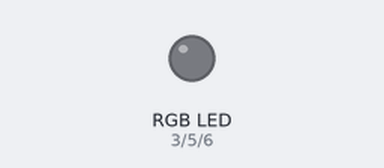
Recording of a sketch running on a simulated Arduino Uno, built with avr-gcc and run on an emulated ATmega328P. Shown: an RGB LED mixed from three pins (HIGH = lit). Random numbers use the default seed unless the sketch sets one.

Above: at 0.15 s.
At 6.04 s:
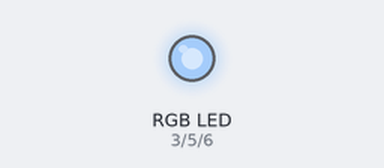
At 8.37 s:
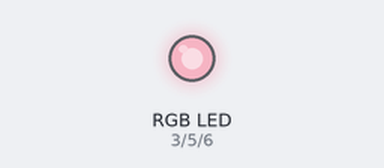
At 19.63 s:
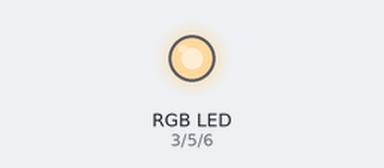
At 29.73 s:
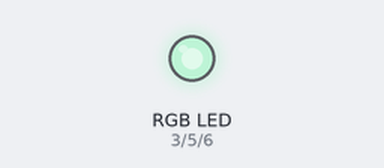
At 39.45 s:
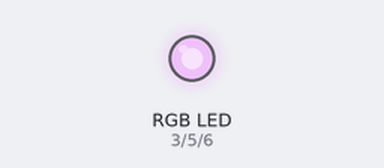
Timing chart, 0 to 40.0 s (numbered marks = the images above):
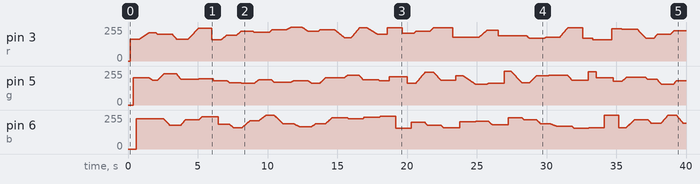

The sketch:

rgb_random_renk.ino
```cpp
int r=3;
int g=5;
int b=6;
int r1=0,r2,g1=0,g2,b1=0,b2;
const int dly=1000;
float bekle;
int toplamtur;
int son=100;
 

void setup() {
pinMode(r,OUTPUT);
pinMode(g,OUTPUT);
pinMode(b,OUTPUT);
}

 
void hesapla(){
								toplamtur=0;
								if(r1<r2){toplamtur+=r2-r1;}
							 else if(r1>r2){toplamtur+=r1-r2;}

								if(g1<g2){toplamtur+=g2-g1;}
								else if(g1>g2){toplamtur+=g1-g2;}

								if(b1<b2){toplamtur+=b2-b1;}
								else if(b1>b2){toplamtur+=b1-b2;}
								bekle=dly/toplamtur;
								}

void loop() {
								r2=random(255-son,255);
								g2=random(255-son,255);
								b2=random(255-son,255);
								hesapla();
								for(;r1!=r2;){
																if(r1<r2){r1++;}
																else if(r1>r2){r1--;}
																else{break;}
																analogWrite(r,r1);
																delay(bekle);}

									for(;g1!=g2;){
																if(g1<g2){g1++;}
																else if(g1>g2){g1--;}
																else{break;}
																analogWrite(g,g1);
																delay(bekle);}

										for(;b1!=b2;){
																if(b1<b2){b1++;}
																else if(b1>b2){b1--;}
																else{break;}
																analogWrite(b,b1);
																delay(bekle);}

delay(200);
}
```
